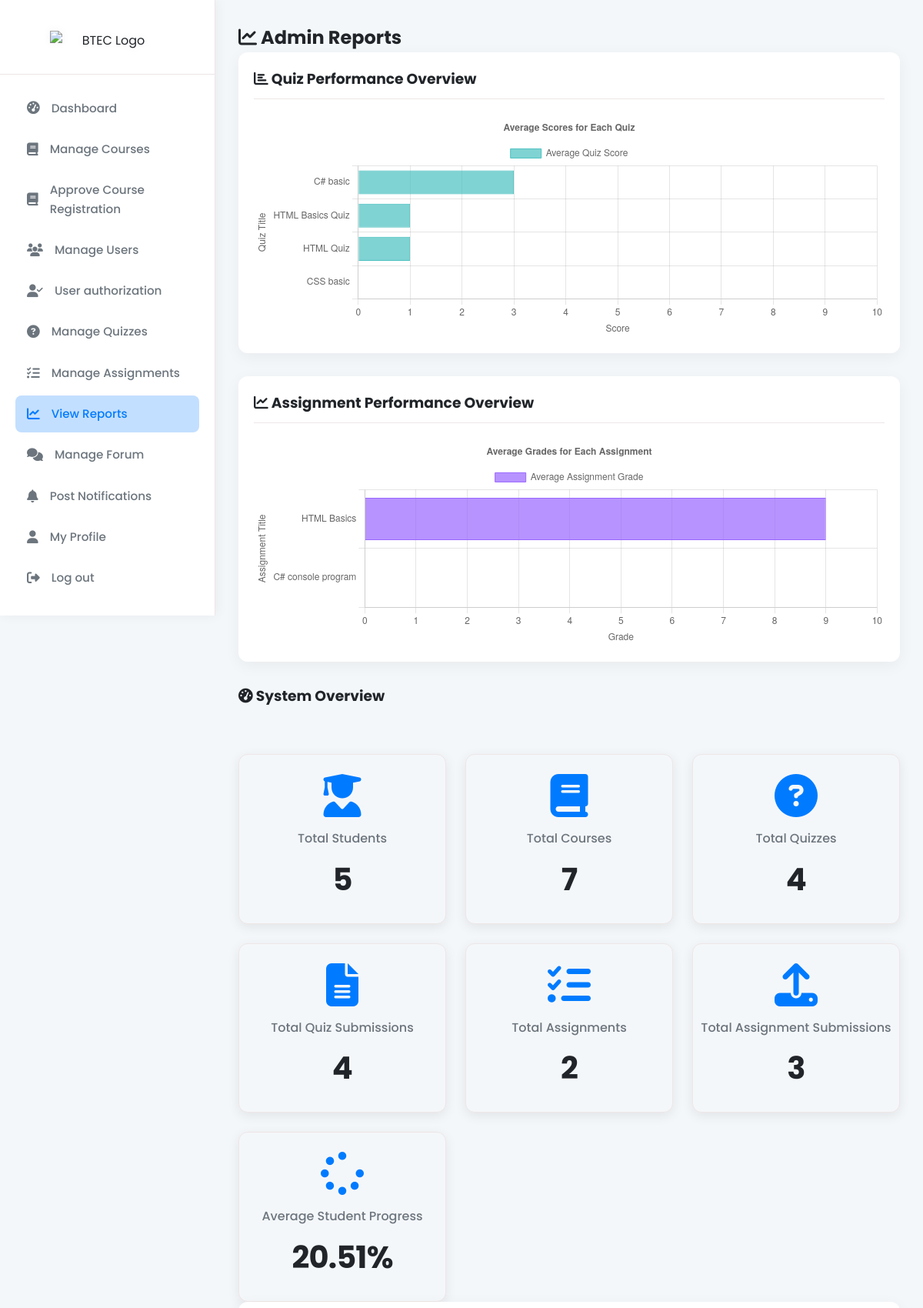
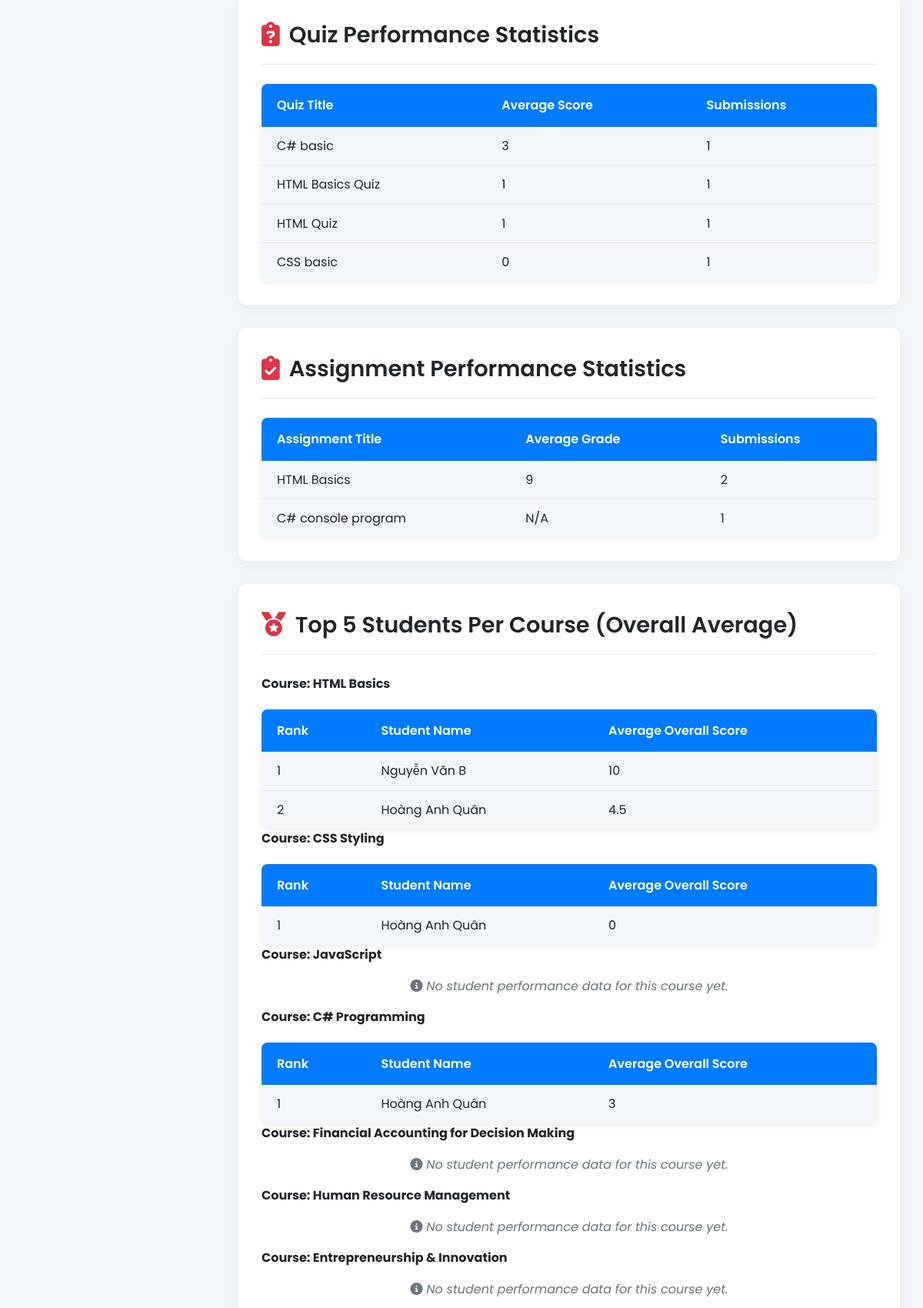
Page /module/admin/report/admin_reports.php (signed in, upper part) on the committed database (2 pictures, top to bottom).
### tables this page shows
CREATE TABLE `courses` (
  `id` int NOT NULL,
  `title` varchar(255) NOT NULL,
  `department` varchar(255) DEFAULT NULL,
  `description` text,
  `teacher_id` int DEFAULT NULL,
  `created_at` datetime DEFAULT CURRENT_TIMESTAMP
);

### module/admin/report/admin_reports.php (the view, shortened to what this page needs)
<?php
include "../../../includes/db_connect.php";
$total_students = $conn->query("SELECT COUNT(*) AS total FROM users WHERE role='student'")->fetch_assoc()['total'];
$total_courses = $conn->query("SELECT COUNT(*) AS total FROM courses")->fetch_assoc()['total'];
$total_quizzes = $conn->query("SELECT COUNT(*) AS total FROM quizzes")->fetch_assoc()['total'];
$total_submissions = $conn->query("SELECT COUNT(*) AS total FROM quiz_submissions")->fetch_assoc()['total'];
$total_assignments = $conn->query("SELECT COUNT(*) AS total FROM assignments")->fetch_assoc()['total'];
$total_assignment_submissions = $conn->query("SELECT COUNT(*) AS total FROM assignment_submissions")->fetch_assoc()['total'];
$progress_result = $conn->query("
    SELECT
        ROUND(AVG(completed.lesson_completed / total.total_lessons) * 100, 2) AS avg_progress
    FROM
        (SELECT user_id, COUNT(*) AS lesson_completed FROM progress WHERE is_completed = 1 GROUP BY user_id) AS completed
    JOIN
        (SELECT COUNT(*) AS total_lessons FROM lessons) AS total
");
$avg_progress = $progress_result->fetch_assoc()['avg_progress'] ?? 0;
$quiz_stats_query = "
    SELECT
        q.title,
        AVG(qs.score) AS avg_score,
        COUNT(qs.id) AS submission_count
    FROM quizzes q
    LEFT JOIN quiz_submissions qs ON q.id = qs.quiz_id
    GROUP BY q.id
    ORDER BY avg_score DESC
";
$quiz_stats = $conn->query($quiz_stats_query);
$assignment_stats_query = "
    SELECT
        a.title,
        AVG(asub.grade) AS avg_grade,
        COUNT(asub.id) AS submission_count
    FROM assignments a
    LEFT JOIN assignment_submissions asub ON a.id = asub.assignment_id
    GROUP BY a.id
    ORDER BY avg_grade DESC
";
$assignment_stats = $conn->query($assignment_stats_query);
$quiz_chart_data = [];
if ($quiz_stats->num_rows > 0) {
    $quiz_stats->data_seek(0);
    while ($row = $quiz_stats->fetch_assoc()) {
        $quiz_chart_data[] = [
            'title' => htmlspecialchars($row['title']),
            'avg_score' => $row['avg_score'] !== null ? round($row['avg_score'], 2) : 'N/A'
        ];
    }
}
$assignment_chart_data = [];
if ($assignment_stats->num_rows > 0) {
    $assignment_stats->data_seek(0);
    while ($row = $assignment_stats->fetch_assoc()) {
        $assignment_chart_data[] = [
            'title' => htmlspecialchars($row['title']),
            'avg_grade' => $row['avg_grade'] !== null ? round($row['avg_grade'], 2) : 'N/A'
        ];
    }
}
$all_courses_top_students = [];
$top_k_limit = 5;
$courses_query = $conn->query("SELECT id, title FROM courses");
while ($course = $courses_query->fetch_assoc()) {
    $course_id = $course['id'];
    $course_title = $course['title'];
    $student_average_scores_for_course = [];
    $stmt_quiz = $conn->prepare("
        SELECT
            qs.user_id,
            u.fullname AS student_name,
            AVG(qs.score) AS average_quiz_score
        FROM
            quiz_submissions qs
        JOIN
            quizzes q ON qs.quiz_id = q.id
        JOIN
            users u ON qs.user_id = u.id
        WHERE
            q.course_id = ? AND qs.score IS NOT NULL
        GROUP BY
            qs.user_id, u.fullname
    ");
    $stmt_quiz->bind_param("i", $course_id);
    $stmt_quiz->execute();
    $result_quiz = $stmt_quiz->get_result();
    while ($row = $result_quiz->fetch_assoc()) {
        $student_average_scores_for_course[$row['user_id']]['student_name'] = $row['student_name'];
        $student_average_scores_for_course[$row['user_id']]['quiz_scores'] = $row['average_quiz_score'];
    }
    $stmt_assignment = $conn->prepare("
        SELECT
            asa.user_id,
            u.fullname AS student_name,
            AVG(asa.grade) AS average_assignment_grade
        FROM
            assignment_submissions asa
        JOIN
            assignments a ON asa.assignment_id = a.id
        JOIN
            users u ON asa.user_id = u.id
        WHERE
            a.course_id = ? AND asa.grade IS NOT NULL
        GROUP BY
            asa.user_id, u.fullname
    ");
    $stmt_assignment->bind_param("i", $course_id);
    $stmt_assignment->execute();
    $result_assignment = $stmt_assignment->get_result();
    while ($row = $result_assignment->fetch_assoc()) {
        $student_average_scores_for_course[$row['user_id']]['student_name'] = $row['student_name'];
        $student_average_scores_for_course[$row['user_id']]['assignment_grades'] = $row['average_assignment_grade'];
    }
    $final_student_scores_for_course = [];
    foreach ($student_average_scores_for_course as $user_id => $data) {
        $total_score = 0;
        $count = 0;
        if (isset($data['quiz_scores'])) {
            $total_score += $data['quiz_scores'];
            $count++;
        }
        if (isset($data['assignment_grades'])) {
            $total_score += $data['assignment_grades'];
            $count++;
        }
        if ($count > 0) {
            $final_student_scores_for_course[$user_id] = [
                'student_name' => $data['student_name'],
                'average_overall_score' => round($total_score / $count, 2)
            ];
        }
    }
    uasort($final_student_scores_for_course, function($a, $b) {
        return $b['average_overall_score'] <=> $a['average_overall_score'];
    });
    $top_k_students_for_course = array_slice($final_student_scores_for_course, 0, $top_k_limit, true);
    $all_courses_top_students[] = [
        'course_id' => $course_id,
        'course_title' => $course_title,
        'top_students' => $top_k_students_for_course
    ];
}
?>
<!DOCTYPE html>
<html lang="en">
<head>
    <link rel="stylesheet" href="https://cdnjs.cloudflare.com/ajax/libs/font-awesome/6.5.0/css/all.min.css">
    <link rel="stylesheet" href="../../../css/style.css">
    <link rel="stylesheet" href="../../../css/admin/admin_reports.css">
</head>
<body>
    <?php include "../../../includes/sidebar.php"; ?>
    <div class="main-content">
        <div class="admin-reports-header">
            <h2><i class="fas fa-chart-line"></i> Admin Reports</h2>
        </div>
 <div class="dashboard-section chart-section">
            <h3><i class="fas fa-chart-bar"></i> Quiz Performance Overview</h3>
            <div class="chart-container">
                <canvas id="quizPerformanceChart"></canvas>
            </div>
        </div>
        <div class="dashboard-section chart-section">
            <h3><i class="fas fa-chart-line"></i> Assignment Performance Overview</h3>
            <div class="chart-container">
                <canvas id="assignmentPerformanceChart"></canvas>
            </div>
        </div>
        <div class="dashboard-section">
            <h3><i class="fas fa-tachometer-alt"></i> System Overview</h3>
            <div class="stats-cards-container">
            <div class="stat-card">
                <i class="fas fa-user-graduate icon"></i>
                <span class="label">Total Students</span>
                <strong class="value"><?= $total_students ?></strong>
            </div>
            <div class="stat-card">
                <i class="fas fa-book icon"></i>
                <span class="label">Total Courses</span>
                <strong class="value"><?= $total_courses ?></strong>
            </div>
            <div class="stat-card">
                <i class="fas fa-question-circle icon"></i>
                <span class="label">Total Quizzes</span>
                <strong class="value"><?= $total_quizzes ?></strong>
            </div>
            <div class="stat-card">
                <i class="fas fa-file-alt icon"></i>
                <span class="label">Total Quiz Submissions</span>
                <strong class="value"><?= $total_submissions ?></strong>
            </div>
            <div class="stat-card">
                <i class="fas fa-tasks icon"></i>
                <span class="label">Total Assignments</span>
                <strong class="value"><?= $total_assignments ?></strong>
            </div>
            <div class="stat-card">
                <i class="fas fa-upload icon"></i>
                <span class="label">Total Assignment Submissions</span>
                <strong class="value"><?= $total_assignment_submissions ?></strong>
            </div>
            <div class="stat-card">
                <i class="fas fa-spinner icon"></i>
                <span class="label">Average Student Progress</span>
                <strong class="value"><?= $avg_progress ?>%</strong>
            </div>
        </div>
        </div>
        <div class="report-section">
            <h3><i class="fas fa-clipboard-question"></i> Quiz Performance Statistics</h3>
            <?php if ($quiz_stats->num_rows > 0): ?>
                <table class="stats-table">
                    <thead>
                        <tr>
                            <th>Quiz Title</th>
                            <th>Average Score</th>
                            <th>Submissions</th>
                        </tr>
                    </thead>
                    <tbody>
                        <?php
                        $quiz_stats->data_seek(0);
                        while ($row = $quiz_stats->fetch_assoc()): ?>
                            <tr>
                                <td><?= htmlspecialchars($row['title']) ?></td>
                                <td><?= $row['avg_score'] !== null ? round($row['avg_score'], 2) : 'N/A' ?></td>
                                <td><?= $row['submission_count'] ?></td>
                            </tr>
                        <?php endwhile; ?>
                    </tbody>
                </table>
            <?php else: ?>
                <p class="no-records"><i class="fas fa-exclamation-circle"></i> No quiz records found.</p>
            <?php endif; ?>
        </div>
        <div class="report-section">
            <h3><i class="fas fa-clipboard-check"></i> Assignment Performance Statistics</h3>
            <?php if ($assignment_stats->num_rows > 0): ?>
                <table class="stats-table">
                    <thead>
                        <tr>
                            <th>Assignment Title</th>
                            <th>Average Grade</th>
                            <th>Submissions</th>
                        </tr>
                    </thead>
                    <tbody>
                        <?php
                        $assignment_stats->data_seek(0);
                        while ($row = $assignment_stats->fetch_assoc()): ?>
                            <tr>
                                <td><?= htmlspecialchars($row['title']) ?></td>
                                <td><?= $row['avg_grade'] !== null ? round($row['avg_grade'], 2) : 'N/A' ?></td>
                                <td><?= $row['submission_count'] ?></td>
                            </tr>
                        <?php endwhile; ?>
                    </tbody>
                </table>
            <?php else: ?>
                <p class="no-records"><i class="fas fa-exclamation-circle"></i> No assignment records found.</p>
            <?php endif; ?>
        </div>
        <div class="report-section">
            <h3><i class="fas fa-medal"></i> Top <?= $top_k_limit ?> Students Per Course (Overall Average)</h3>
            <?php if (!empty($all_courses_top_students)): ?>
                <?php foreach ($all_courses_top_students as $course_data): ?>
                    <div class="course-top-students">
                        <h4>Course: <?= htmlspecialchars($course_data['course_title']) ?></h4>
                        <?php if (!empty($course_data['top_students'])): ?>
                            <table class="stats-table top-students-table">
                                <thead>
                                    <tr>
                                        <th>Rank</th>
                                        <th>Student Name</th>
                                        <th>Average Overall Score</th>
                                    </tr>
                                </thead>
                                <tbody>
                                    <?php $rank = 1; ?>
                                    <?php foreach ($course_data['top_students'] as $student): ?>
                                        <tr>
                                            <td><?= $rank++ ?></td>
                                            <td><?= htmlspecialchars($student['student_name']) ?></td>
                                            <td><?= htmlspecialchars($student['average_overall_score']) ?></td>
                                        </tr>
                                    <?php endforeach; ?>
                                </tbody>
                            </table>
                        <?php else: ?>
                            <p class="no-records"><i class="fas fa-info-circle"></i> No student performance data for this course yet.</p>
                        <?php endif; ?>
                    </div>
                <?php endforeach; ?>
            <?php else: ?>
                <p class="no-records"><i class="fas fa-exclamation-circle"></i> No courses found or no student data available.</p>
            <?php endif; ?>
        </div>
    </div>
    <script>
        document.addEventListener('DOMContentLoaded', function() {
            const quizChartData = <?= json_encode($quiz_chart_data) ?>;
            const assignmentChartData = <?= json_encode($assignment_chart_data) ?>;
            console.log("Quiz Chart Data:", quizChartData); // Debugging
            console.log("Assignment Chart Data:", assignmentChartData); // Debugging
            // Gọi hàm khởi tạo biểu đồ
            initQuizPerformanceChart(quizChartData);
            initAssignmentPerformanceChart(assignmentChartData);
        });
    </script>
</body>
</html>

### rows in the picture
courses: title "HTML Basics", student_name "Nguyễn Văn B", average_overall_score "10", student_name "Hoàng Anh Quân", average_overall_score "4.5"
courses: title "CSS Styling", student_name "Hoàng Anh Quân", average_overall_score "0"
courses: title "JavaScript", shows "No student performance data for this course yet."
courses: title "C# Programming", student_name "Hoàng Anh Quân", average_overall_score "3"
courses: title "Financial Accounting for Decision Making", shows "No student performance data for this course yet."
courses: title "Human Resource Management", shows "No student performance data for this course yet."
courses: title "Entrepreneurship & Innovation", shows "No student performance data for this course yet."

### other values in the picture
$total_students "5"
$total_courses "7"
$total_quizzes "4"
$total_submissions "4"
$total_assignments "2"
$total_assignment_submissions "3"
$avg_progress "20.51"
$row['title'] "C# basic"
$row['avg_score'] "3"
$row['submission_count'] "1"
$row['title'] "HTML Basics Quiz"
$row['avg_score'] "1"
$row['title'] "HTML Quiz"
$row['title'] "CSS basic"
$row['avg_score'] "0"
